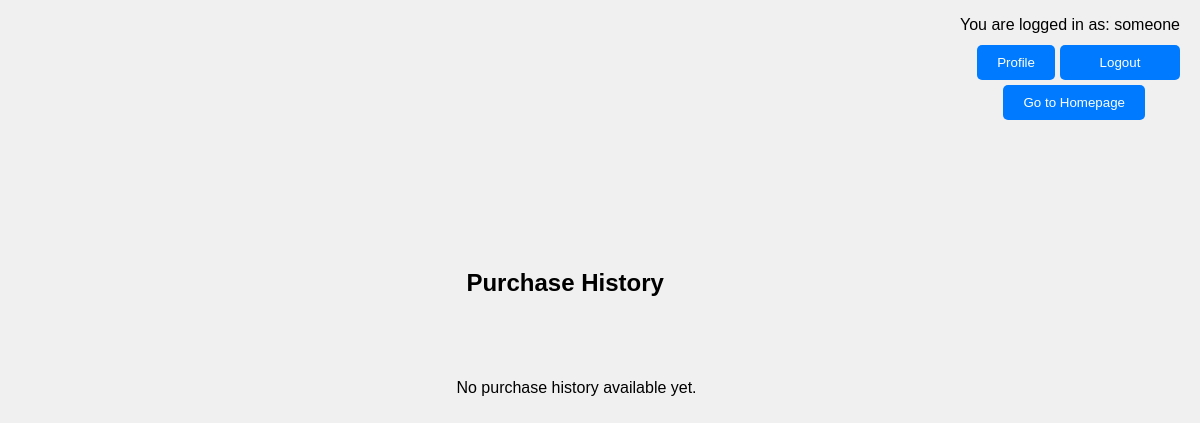
/purchase_history/ (signed in), run on an earlier commit of the app's database.
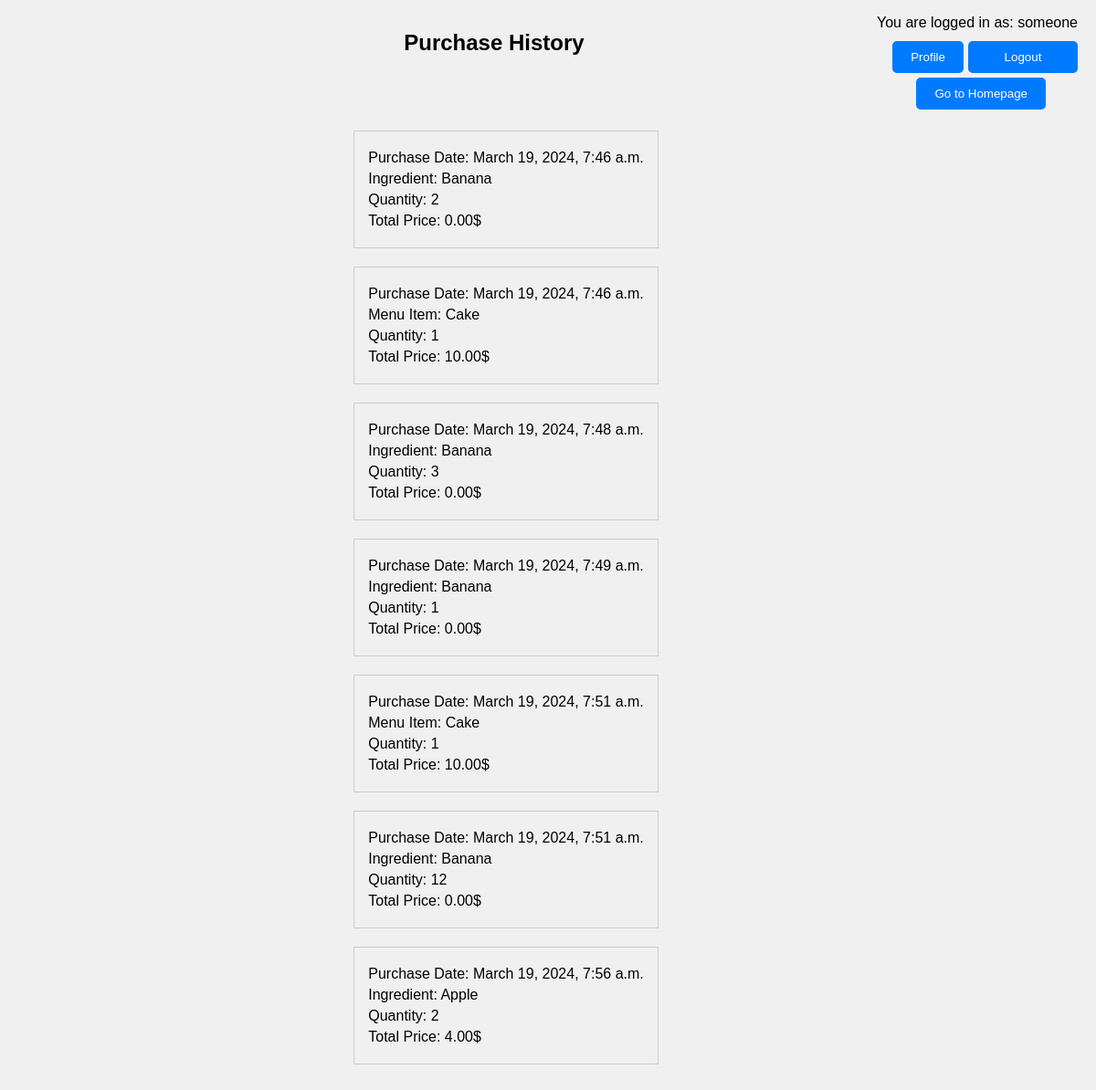
And on a later commit of the database.
### main/models.py (models this page shows, shortened)
class PurchaseHistory(models.Model):
    user = models.ForeignKey(User, on_delete=models.CASCADE)
    ingredient = models.ForeignKey(Ingredient, on_delete=models.CASCADE, null=True, blank=True)
    menu_item = models.ForeignKey(MenuItem, on_delete=models.CASCADE, null=True, blank=True)  # Новое поле для элементов меню
    quantity = models.IntegerField()
    total_price = models.DecimalField(max_digits=10, decimal_places=2)
    purchase_date = models.DateTimeField(default=datetime.now)

class Ingredient(models.Model):
    name = models.CharField(max_length=100)
    price = models.DecimalField(max_digits=10, decimal_places=2, default=0.00)  # Добавляем поле price
    available_quantity = models.IntegerField(default=0)
    quantity = models.IntegerField(default=0)
    unit_price = models.DecimalField(max_digits=10, decimal_places=2, default=0.00)
    def __str__(self):
        return self.name

class MenuItem(models.Model):
    name = models.CharField(max_length=100)
    price = models.DecimalField(max_digits=10, decimal_places=2)
    quantity = models.IntegerField(default=0)  # Добавляем новое поле quantity
    ingredients = models.ManyToManyField(Ingredient, through='RecipeRequirement')
    def __str__(self):
        return self.name

### main/views.py (the view)
# urls.py: path('purchase_history/', views.purchase_history, name='purchase_history'),
def purchase_history(request):
    purchase_history = PurchaseHistory.objects.filter(user=request.user)
    return render(request, 'main/purchase_history.html', {'purchase_history': purchase_history})

### main/templates/main/purchase_history.html (shortened to what this page needs)
{% extends 'main/base.html' %}
{% load static %}
{% block content %}
{% if request.user.is_authenticated %}
    <p class="logged-in-user">You are logged in as: {{ request.user.username }}</p>
    <head>
        <link rel="stylesheet" href="{% static 'main/css/purchase_history.css' %}">
    </head>
    <h2>Purchase History</h2>
    <button class="profile_button" onclick="location.href='{% url 'profile' %}'">Profile</button><br>
    <button class="go_to_homepage" onclick="location.href='{% url 'index' %}'">Go to Homepage</button>
    <form action="{% url 'logout' %}" method="post">
        <button type="submit" class="logout-button">Logout</button>
    </form><br>
    <ul class="purchase-history">
        {% if purchase_history %}
            {% for purchase in purchase_history %}
                <li>
                    <p>Purchase Date: {{ purchase.purchase_date }}</p>
                    {% if purchase.menu_item %}
                        <p>Menu Item: {{ purchase.menu_item }}</p>
                    {% else %}
                        <p>Ingredient: {{ purchase.ingredient }}</p>
                    {% endif %}
                    <p>Quantity: {{ purchase.quantity }}</p>
                    <p>Total Price: {{ purchase.total_price }}$</p>
                </li>
            {% endfor %}
        {% else %}
            <p class="no-purchase">No purchase history available yet.</p>
        {% endif %}
    </ul>
{% else %}
    <p>You are not logged in.</p>
    <a href="{% url 'login' %}">Login</a> | <a href="{% url 'signup' %}">Sign Up</a>
{% endif %}
{% endblock %}

What changed in the data, as far as the page shows it:
added PurchaseHistory: purchase_date "March 19, 2024, 7:46 a.m.", ingredient "Banana", quantity "2", total_price "0.00"
added PurchaseHistory: purchase_date "March 19, 2024, 7:46 a.m.", menu_item "Cake", quantity "1", total_price "10.00"
added PurchaseHistory: purchase_date "March 19, 2024, 7:48 a.m.", ingredient "Banana", quantity "3", total_price "0.00"
added PurchaseHistory: purchase_date "March 19, 2024, 7:49 a.m.", ingredient "Banana", quantity "1", total_price "0.00"
added PurchaseHistory: purchase_date "March 19, 2024, 7:51 a.m.", menu_item "Cake", quantity "1", total_price "10.00"
added PurchaseHistory: purchase_date "March 19, 2024, 7:51 a.m.", ingredient "Banana", quantity "12", total_price "0.00"
added PurchaseHistory: purchase_date "March 19, 2024, 7:56 a.m.", ingredient "Apple", quantity "2", total_price "4.00"
Also different on the page:
text no longer shown: "No purchase history available yet."
